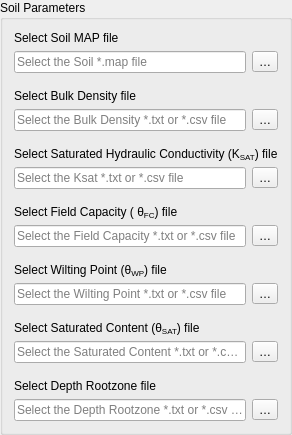
              <widget class="QGroupBox" name="groupBox_SoilParam">
               <property name="sizePolicy">
                <sizepolicy hsizetype="Minimum" vsizetype="Minimum">
                 <horstretch>0</horstretch>
                 <verstretch>0</verstretch>
                </sizepolicy>
               </property>
               <property name="title">
                <string>Soil Parameters</string>
               </property>
               <layout class="QVBoxLayout" name="verticalLayout_18">
                <item>
                 <layout class="QVBoxLayout" name="verticalLayout_17">
                  <item>
                   <layout class="QGridLayout" name="gridLayout_24">
                    <item row="0" column="0">
                     <widget class="QLabel" name="label_SoilMap">
                      <property name="sizePolicy">
                       <sizepolicy hsizetype="Minimum" vsizetype="Minimum">
                        <horstretch>0</horstretch>
                        <verstretch>0</verstretch>
                       </sizepolicy>
                      </property>
                      <property name="toolTip">
                       <string>This map defines the soil classes.</string>
                      </property>
                      <property name="whatsThis">
                       <string>Path to map that represents the soil classes of the study area, the number of classes are defined by user and are related to hydraulic properties.</string>
                      </property>
                      <property name="text">
                       <string>Select Soil MAP file</string>
                      </property>
                      <property name="buddy">
                       <cstring>btn_SoilMap</cstring>
                      </property>
                     </widget>
                    </item>
                    <item row="1" column="0">
                     <layout class="QHBoxLayout" name="horizontalLayout_18">
                      <item>
                       <widget class="QLineEdit" name="lineEdt_SoilMap">
                        <property name="toolTip">
                         <string>This map defines the soil classes.</string>
                        </property>
                        <property name="whatsThis">
                         <string>Path to map that represents the soil classes of the study area, the number of classes are defined by user and are related to hydraulic properties.</string>
                        </property>
                        <property name="text">
                         <string/>
                        </property>
                        <property name="placeholderText">
                         <string>Select the Soil *.map file</string>
                        </property>
                        <property name="clearButtonEnabled">
                         <bool>true</bool>
                        </property>
                       </widget>
                      </item>
                      <item>
                       <widget class="QToolButton" name="btn_SoilMap">
                        <property name="toolTip">
                         <string>This map defines the soil classes.</string>
                        </property>
                        <property name="whatsThis">
                         <string>Path to map that represents the soil classes of the study area, the number of classes are defined by user and are related to hydraulic properties.</string>
                        </property>
                        <property name="text">
                         <string>…</string>
                        </property>
                       </widget>
                      </item>
                     </layout>
                    </item>
                   </layout>
                  </item>
                  <item>
                   <spacer name="verticalSpacer_13">
                    <property name="orientation">
                     <enum>Qt::Vertical</enum>
                    </property>
                    <property name="sizeHint" stdset="0">
                     <size>
                      <width>20</width>
                      <height>10</height>
                     </size>
                    </property>
                   </spacer>
                  </item>
                  <item>
                   <layout class="QGridLayout" name="gridLayout_22">
                    <item row="0" column="0">
                     <widget class="QLabel" name="label_DensityDg">
                      <property name="sizePolicy">
                       <sizepolicy hsizetype="Minimum" vsizetype="Minimum">
                        <horstretch>0</horstretch>
                        <verstretch>0</verstretch>
                       </sizepolicy>
                      </property>
                      <property name="toolTip">
                       <string>Values of Bulk density for each soil class.</string>
                      </property>
                      <property name="whatsThis">
                       <string>This file is a *.txt or *.csv file with values, representing the Bulk density for each soil class.
</string>
                      </property>
                      <property name="text">
                       <string>Select Bulk Density file</string>
                      </property>
                      <property name="buddy">
                       <cstring>btn_DensityDg</cstring>
                      </property>
                     </widget>
                    </item>
                    <item row="1" column="0">
                     <layout class="QHBoxLayout" name="horizontalLayout_19">
                      <item>
                       <widget class="QLineEdit" name="lineEdt_DensityDg">
                        <property name="toolTip">
                         <string>Values of Bulk density for each soil class.</string>
                        </property>
                        <property name="whatsThis">
                         <string>This file is a *.txt or *.csv file with values, representing the Bulk density for each soil class.
</string>
                        </property>
                        <property name="text">
                         <string/>
                        </property>
                        <property name="placeholderText">
                         <string>Select the Bulk Density *.txt or *.csv file</string>
                        </property>
                        <property name="clearButtonEnabled">
                         <bool>true</bool>
                        </property>
                       </widget>
                      </item>
                      <item>
                       <widget class="QToolButton" name="btn_DensityDg">
                        <property name="toolTip">
                         <string>Values of Bulk density for each soil class.</string>
                        </property>
                        <property name="whatsThis">
                         <string>This file is a *.txt or *.csv file with values, representing the Bulk density for each soil class.
</string>
                        </property>
                        <property name="text">
                         <string>…</string>
                        </property>
                       </widget>
                      </item>
                     </layout>
                    </item>
                   </layout>
                  </item>
                  <item>
                   <spacer name="verticalSpacer_14">
                    <property name="orientation">
                     <enum>Qt::Vertical</enum>
                    </property>
                    <property name="sizeHint" stdset="0">
                     <size>
                      <width>20</width>
                      <height>10</height>
                     </size>
                    </property>
                   </spacer>
                  </item>
                  <item>
                   <layout class="QGridLayout" name="gridLayout_21">
                    <item row="0" column="0">
                     <widget class="QLabel" name="label_HydraulicConductivityKr">
                      <property name="sizePolicy">
                       <sizepolicy hsizetype="Minimum" vsizetype="Minimum">
                        <horstretch>0</horstretch>
                        <verstretch>0</verstretch>
                       </sizepolicy>
                      </property>
                      <property name="toolTip">
                       <string>Values of saturated hydraulic conductivity for each soil class.</string>
                      </property>
                      <property name="whatsThis">
                       <string>This file is a *.txt or *.csv file with values, representing the saturated hydraulic conductivity for each soil class.</string>
                      </property>
                      <property name="text">
                       <string>&lt;html&gt;&lt;head/&gt;&lt;body&gt;&lt;p&gt;Select Saturated Hydraulic Conductivity (K&lt;span style=&quot; vertical-align:sub;&quot;&gt;SAT&lt;/span&gt;) file&lt;/p&gt;&lt;/body&gt;&lt;/html&gt;</string>
                      </property>
                      <property name="buddy">
                       <cstring>btn_HydraulicConductivityKr</cstring>
                      </property>
                     </widget>
                    </item>
                    <item row="1" column="0">
                     <layout class="QHBoxLayout" name="horizontalLayout_20">
                      <item>
                       <widget class="QLineEdit" name="lineEdt_HydraulicConductivityKr">
                        <property name="toolTip">
                         <string>Values of saturated hydraulic conductivity for each soil class.</string>
                        </property>
                        <property name="whatsThis">
                         <string>This file is a *.txt or *.csv file with values, representing the saturated hydraulic conductivity for each soil class.</string>
                        </property>
                        <property name="text">
                         <string/>
                        </property>
                        <property name="placeholderText">
                         <string>Select the Ksat *.txt or *.csv file</string>
                        </property>
                        <property name="clearButtonEnabled">
                         <bool>true</bool>
                        </property>
                       </widget>
                      </item>
                      <item>
                       <widget class="QToolButton" name="btn_HydraulicConductivityKr">
                        <property name="toolTip">
                         <string>Values of saturated hydraulic conductivity for each soil class.</string>
                        </property>
                        <property name="whatsThis">
                         <string>This file is a *.txt or *.csv file with values, representing the saturated hydraulic conductivity for each soil class.</string>
                        </property>
                        <property name="text">
                         <string>…</string>
                        </property>
                       </widget>
                      </item>
                     </layout>
                    </item>
                   </layout>
                  </item>
                  <item>
                   <spacer name="verticalSpacer_15">
                    <property name="orientation">
                     <enum>Qt::Vertical</enum>
                    </property>
                    <property name="sizeHint" stdset="0">
                     <size>
                      <width>20</width>
                      <height>10</height>
                     </size>
                    </property>
                   </spacer>
                  </item>
                  <item>
                   <layout class="QGridLayout" name="gridLayout_20">
                    <item row="0" column="0">
                     <widget class="QLabel" name="label_FieldCapacityCC">
                      <property name="sizePolicy">
                       <sizepolicy hsizetype="Minimum" vsizetype="Minimum">
                        <horstretch>0</horstretch>
                        <verstretch>0</verstretch>
                       </sizepolicy>
                      </property>
                      <property name="toolTip">
                       <string>Values of field capacity water content (θ) for each soil class.</string>
                      </property>
                      <property name="whatsThis">
                       <string>This file is a *.txt or *.csv file with values, representing the field capacity water content (θ)y for each soil class.</string>
                      </property>
                      <property name="text">
                       <string>&lt;html&gt;&lt;head/&gt;&lt;body&gt;&lt;p&gt;Select Field Capacity ( θ&lt;span style=&quot; vertical-align:sub;&quot;&gt;FC&lt;/span&gt;) file&lt;/p&gt;&lt;/body&gt;&lt;/html&gt;</string>
                      </property>
                      <property name="buddy">
                       <cstring>btn_FieldCapacityCC</cstring>
                      </property>
                     </widget>
                    </item>
                    <item row="1" column="0">
                     <layout class="QHBoxLayout" name="horizontalLayout_21">
                      <item>
                       <widget class="QLineEdit" name="lineEdt_FieldCapacityCC">
                        <property name="toolTip">
                         <string>Values of field capacity water content (θ) for each soil class.</string>
                        </property>
                        <property name="whatsThis">
                         <string>This file is a *.txt or *.csv file with values, representing the field capacity water content (θ)y for each soil class.</string>
                        </property>
                        <property name="text">
                         <string/>
                        </property>
                        <property name="placeholderText">
                         <string>Select the Field Capacity *.txt or *.csv file</string>
                        </property>
                        <property name="clearButtonEnabled">
                         <bool>true</bool>
                        </property>
                       </widget>
                      </item>
                      <item>
                       <widget class="QToolButton" name="btn_FieldCapacityCC">
                        <property name="toolTip">
                         <string>Values of field capacity water content (θ) for each soil class.</string>
                        </property>
                        <property name="whatsThis">
                         <string>This file is a *.txt or *.csv file with values, representing the field capacity water content (θ)y for each soil class.</string>
                        </property>
                        <property name="text">
                         <string>…</string>
                        </property>
                       </widget>
                      </item>
                     </layout>
                    </item>
                   </layout>
                  </item>
                  <item>
                   <spacer name="verticalSpacer_16">
                    <property name="orientation">
                     <enum>Qt::Vertical</enum>
                    </property>
                    <property name="sizeHint" stdset="0">
                     <size>
                      <width>20</width>
                      <height>10</height>
                     </size>
                    </property>
                   </spacer>
                  </item>
                  <item>
                   <layout class="QGridLayout" name="gridLayout_19">
                    <item row="0" column="0">
                     <widget class="QLabel" name="label_WiltingPointWP">
                      <property name="sizePolicy">
                       <sizepolicy hsizetype="Minimum" vsizetype="Minimum">
                        <horstretch>0</horstretch>
                        <verstretch>0</verstretch>
                       </sizepolicy>
                      </property>
                      <property name="toolTip">
                       <string>Values of Wilting Point (θwp) for each soil class.</string>
                      </property>
                      <property name="whatsThis">
                       <string>This file is a *.txt or *.csv file with values, representing the Wilting Point (θwp) for each soil class.</string>
                      </property>
                      <property name="text">
                       <string>&lt;html&gt;&lt;head/&gt;&lt;body&gt;&lt;p&gt;Select Wilting Point (θ&lt;span style=&quot; vertical-align:sub;&quot;&gt;WP&lt;/span&gt;) file&lt;/p&gt;&lt;/body&gt;&lt;/html&gt;</string>
                      </property>
                      <property name="buddy">
                       <cstring>btn_WiltingPointWP</cstring>
                      </property>
                     </widget>
                    </item>
                    <item row="1" column="0">
                     <layout class="QHBoxLayout" name="horizontalLayout_22">
                      <item>
                       <widget class="QLineEdit" name="lineEdt_WiltingPointWP">
                        <property name="toolTip">
                         <string>Values of Wilting Point (θwp) for each soil class.</string>
                        </property>
                        <property name="whatsThis">
                         <string>This file is a *.txt or *.csv file with values, representing the Wilting Point (θwp) for each soil class.</string>
                        </property>
                        <property name="text">
                         <string/>
                        </property>
                        <property name="placeholderText">
                         <string>Select the Wilting Point *.txt or *.csv file</string>
                        </property>
                        <property name="clearButtonEnabled">
                         <bool>true</bool>
                        </property>
                       </widget>
                      </item>
                      <item>
                       <widget class="QToolButton" name="btn_WiltingPointWP">
                        <property name="toolTip">
                         <string>Values of Wilting Point (θwp) for each soil class.</string>
                        </property>
                        <property name="whatsThis">
                         <string>This file is a *.txt or *.csv file with values, representing the Wilting Point (θwp) for each soil class.</string>
                        </property>
                        <property name="text">
                         <string>…</string>
                        </property>
                       </widget>
                      </item>
                     </layout>
                    </item>
                   </layout>
                  </item>
                  <item>
                   <spacer name="verticalSpacer_17">
                    <property name="orientation">
                     <enum>Qt::Vertical</enum>
                    </property>
                    <property name="sizeHint" stdset="0">
                     <size>
                      <width>20</width>
                      <height>10</height>
                     </size>
                    </property>
                   </spacer>
                  </item>
                  <item>
                   <layout class="QGridLayout" name="gridLayout_7">
                    <item row="0" column="0">
                     <widget class="QLabel" name="label_Saturation">
                      <property name="sizePolicy">
                       <sizepolicy hsizetype="Minimum" vsizetype="Minimum">
                        <horstretch>0</horstretch>
                        <verstretch>0</verstretch>
                       </sizepolicy>
                      </property>
                      <property name="toolTip">
                       <string>Values of saturated content for each soil class.</string>
                      </property>
                      <property name="whatsThis">
                       <string>This file is a *.txt or *.csv file with values, representing the saturated content for each soil class.</string>
                      </property>
                      <property name="text">
                       <string>&lt;html&gt;&lt;head/&gt;&lt;body&gt;&lt;p&gt;Select Saturated Content (θ&lt;span style=&quot; vertical-align:sub;&quot;&gt;SAT&lt;/span&gt;) file&lt;/p&gt;&lt;/body&gt;&lt;/html&gt;</string>
                      </property>
                      <property name="buddy">
                       <cstring>btn_Saturation</cstring>
                      </property>
                     </widget>
                    </item>
                    <item row="1" column="0">
                     <layout class="QHBoxLayout" name="horizontalLayout_24">
                      <item>
                       <widget class="QLineEdit" name="lineEdt_Saturation">
                        <property name="toolTip">
                         <string>Values of saturated content for each soil class.</string>
                        </property>
                        <property name="whatsThis">
                         <string>This file is a *.txt or *.csv file with values, representing the saturated content for each soil class.</string>
                        </property>
                        <property name="text">
                         <string/>
                        </property>
                        <property name="placeholderText">
                         <string>Select the Saturated Content *.txt or *.csv file</string>
                        </property>
                        <property name="clearButtonEnabled">
                         <bool>true</bool>
                        </property>
                       </widget>
                      </item>
                      <item>
                       <widget class="QToolButton" name="btn_Saturation">
                        <property name="toolTip">
                         <string>Values of saturated content for each soil class.</string>
                        </property>
                        <property name="whatsThis">
                         <string>This file is a *.txt or *.csv file with values, representing the saturated content for each soil class.</string>
                        </property>
                        <property name="text">
                         <string>…</string>
                        </property>
                       </widget>
                      </item>
                     </layout>
                    </item>
                   </layout>
                  </item>
                  <item>
                   <spacer name="verticalSpacer_19">
                    <property name="orientation">
                     <enum>Qt::Vertical</enum>
                    </property>
                    <property name="sizeHint" stdset="0">
                     <size>
                      <width>20</width>
                      <height>10</height>
                     </size>
                    </property>
                   </spacer>
                  </item>
                  <item>
                   <layout class="QGridLayout" name="gridLayout_6">
                    <item row="0" column="0">
                     <widget class="QLabel" name="label_RootZoneThickNessZr">
                      <property name="sizePolicy">
                       <sizepolicy hsizetype="Minimum" vsizetype="Minimum">
                        <horstretch>0</horstretch>
                        <verstretch>0</verstretch>
                       </sizepolicy>
                      </property>
                      <property name="toolTip">
                       <string>Values of depth rootzone for each soil class.</string>
                      </property>
                      <property name="whatsThis">
                       <string>This file is a *.txt or *.csv file with values, representing the depth rootzone for each soil class.</string>
                      </property>
                      <property name="text">
                       <string>Select Depth Rootzone file</string>
                      </property>
                      <property name="buddy">
                       <cstring>btn_RootZoneThickNessZr</cstring>
                      </property>
                     </widget>
                    </item>
                    <item row="1" column="0">
                     <layout class="QHBoxLayout" name="horizontalLayout_25">
                      <item>
                       <widget class="QLineEdit" name="lineEdt_RootZoneThicknessZr">
                        <property name="toolTip">
                         <string>Values of depth rootzone for each soil class.</string>
                        </property>
                        <property name="whatsThis">
                         <string>This file is a *.txt or *.csv file with values, representing the depth rootzone for each soil class.</string>
                        </property>
                        <property name="text">
                         <string/>
                        </property>
                        <property name="placeholderText">
                         <string>Select the Depth Rootzone *.txt or *.csv file</string>
                        </property>
                        <property name="clearButtonEnabled">
                         <bool>true</bool>
                        </property>
                       </widget>
                      </item>
                      <item>
                       <widget class="QToolButton" name="btn_RootZoneThickNessZr">
                        <property name="toolTip">
                         <string>Values of depth rootzone for each soil class.</string>
                        </property>
                        <property name="whatsThis">
                         <string>This file is a *.txt or *.csv file with values, representing the depth rootzone for each soil class.</string>
                        </property>
                        <property name="text">
                         <string>…</string>
                        </property>
                       </widget>
                      </item>
                     </layout>
                    </item>
                   </layout>
                  </item>
                 </layout>
                </item>
               </layout>
              </widget>
